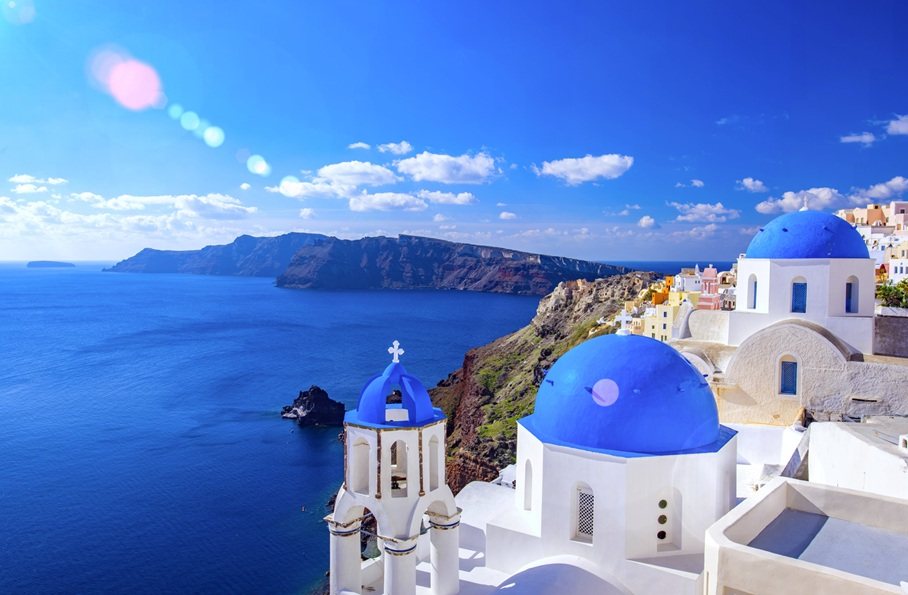
#> input picture PRG_CV/santorini.jpg, 908 x 595 px
$ python Homework2.py
#> lines starting #> are read from the running program, lines starting #| are printed output that depends on the picture; after the words box and inside, x2 and y2 are one past the last pixel; in counts of white or black regions, pixels touching at a corner belong together
'''요구사항 중 4~5번 가로세로 비율 축소, 텍스트 삽입 후
영상 저장유무를 몰라 출력만 하는걸로 설정했습니다.

파일 파일 변환 후 저장하는 코딩까지 할 시,

cv.imwrite('santorini_small_text.jpg',img_small)
cv.imwrite('santorini_small_gray_text.jpg',img_small_gray)

을 활성화합니다.
'''

import cv2 as cv
import sys

image=cv.imread('santorini.jpg')
#> image is the input picture: shape (595, 908, 3); mean B, G, R 207.5, 138.5, 101.4

#파일 찾지 못할 시, 프로그램 종료
if image is None:
    sys.exit("파일을 찾을 수 없어 프로그램을 종료합니다.")
    cv.destroyAllWindows()


#터미널에 데이터 타입, 이미지 크기 띄우기
print("데이터 타입: ", type(image))
#| 데이터 타입:  <class 'numpy.ndarray'>
print("이미지 크기 (세로, 가로, 채널) : ", image.shape)
#| 이미지 크기 (세로, 가로, 채널) :  (595, 908, 3)

#흑백처리
gray=cv.cvtColor(image, cv.COLOR_BGR2GRAY)
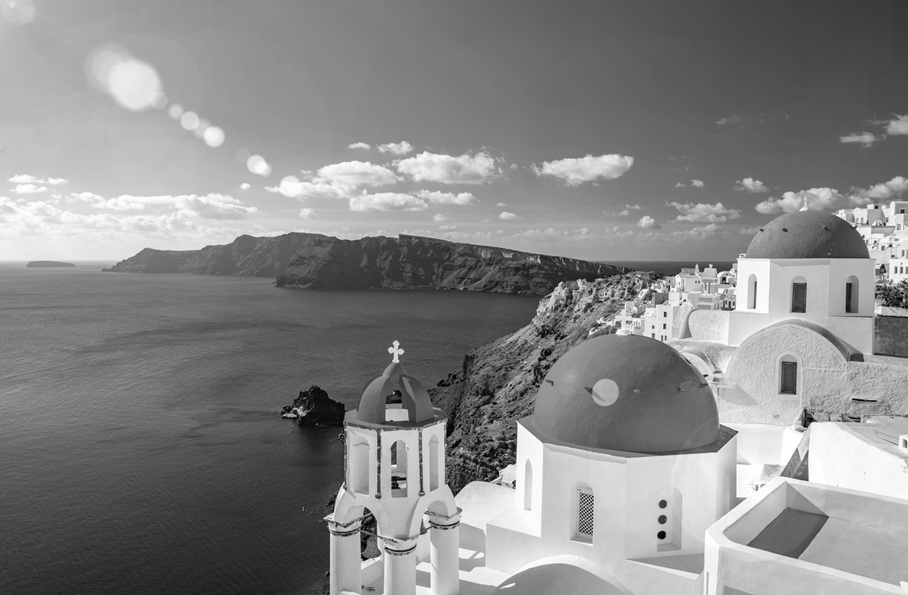
#> gray: shape (595, 908); min 0, max 255, mean 135.3

#크기조정
img_small=cv.resize(image, dsize=(0,0),fx=0.5,fy=0.5)
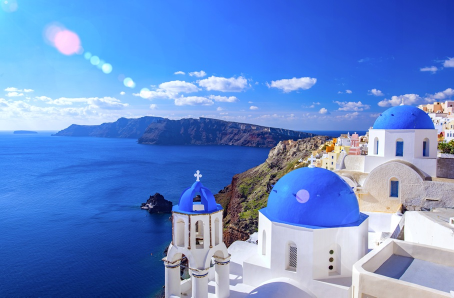
#> img_small: shape (298, 454, 3); mean B, G, R 207.6, 138.6, 101.5
img_small_gray=cv.resize(gray, dsize=(0,0),fx=0.5,fy=0.5)

#retangle 이미지 사각형 출력(보색)
cv.rectangle(img_small, (5, 250), (150, 293), (192, 255, 244), 2)
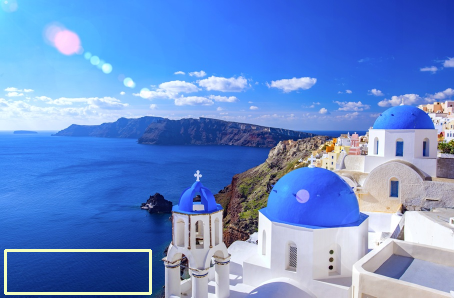
#> img_small: shape (298, 454, 3); 0.83% of pixels changed, all inside (x1, y1, x2, y2) = (4, 249, 152, 295)
cv.rectangle(img_small_gray, (5, 250), (150, 293), (255, 255, 255), 2)
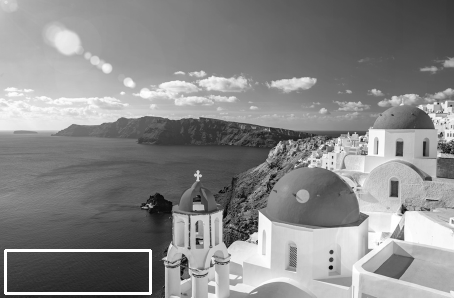
#> img_small_gray: shape (298, 454); min 4, max 255, mean 137

#사진에 텍스트 "2026.03.20"입력(보색)
cv.putText(img_small, "2026.03.20", (15, 280),\
           cv.FONT_HERSHEY_SIMPLEX, 0.7, (192, 255, 244), 2)
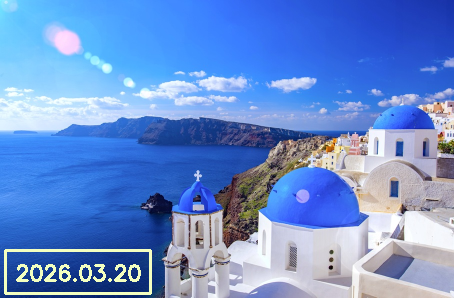
#> img_small: shape (298, 454, 3); 0.73% of pixels changed, all inside (x1, y1, x2, y2) = (16, 264, 141, 282)
cv.putText(img_small_gray, "2026.03.20", (15, 280),\
           cv.FONT_HERSHEY_SIMPLEX, 0.7, (255, 255, 255), 2)
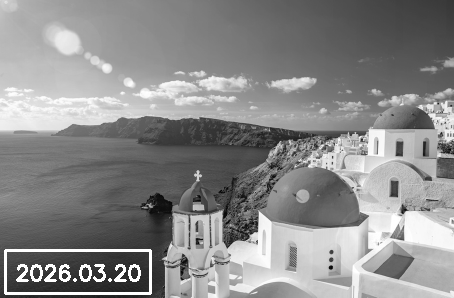
#> img_small_gray: shape (298, 454); 0.73% of pixels changed, all inside (x1, y1, x2, y2) = (16, 264, 141, 282)

#변환 후 출력
cv.imshow('Color image small',img_small)
cv.imshow('Gray image small',img_small_gray)

#변환 후 저장
#cv.imwrite('santorini_small_text.jpg',img_small)
#cv.imwrite('santorini_small_gray_text.jpg',img_small_gray)

cv.waitKey()
cv.destroyAllWindows()

$ run again, with PRG_CV/girl_laughing.jpg copied over PRG_CV/santorini.jpg
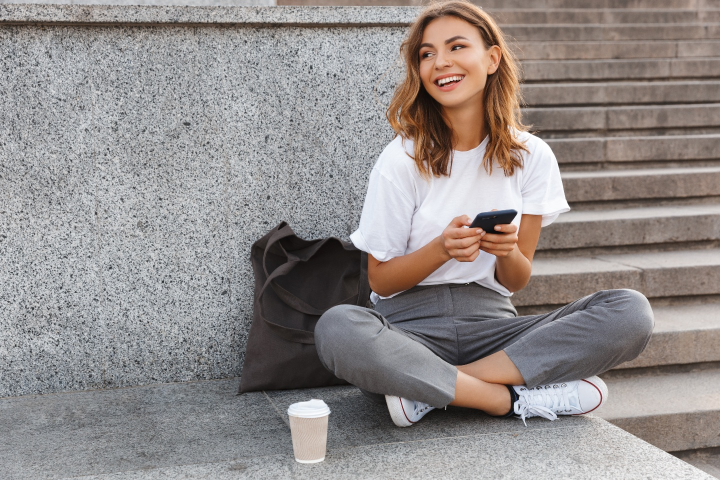
#> input picture PRG_CV/girl_laughing.jpg, 1440 x 960 px (shown at 1/2 size)
#> image is the input picture: shape (960, 1440, 3); mean B, G, R 139.3, 140.7, 146.8
#| 데이터 타입:  <class 'numpy.ndarray'>
#| 이미지 크기 (세로, 가로, 채널) :  (960, 1440, 3)
#> `cv.putText(img_small, "2026.03.20", (15, 280),\ cv.FONT_HERSHEY_SIMPLE..`:
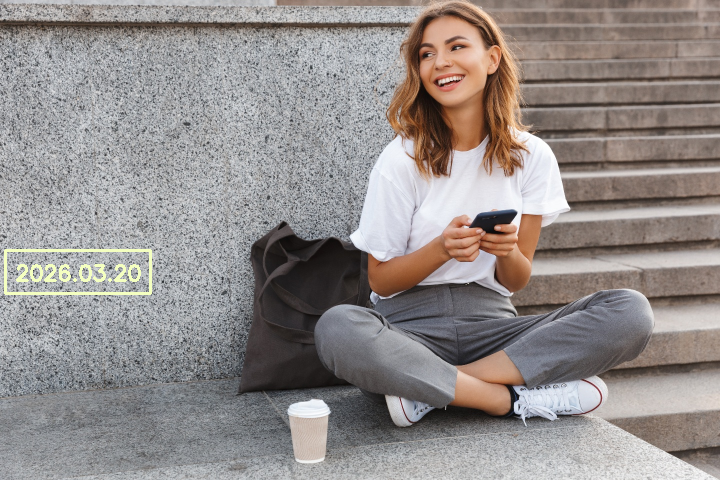
#> img_small: shape (480, 720, 3); mean B, G, R 139.5, 141.3, 147.4
#> `cv.putText(img_small_gray, "2026.03.20", (15, 280),\ cv.FONT_HERSHEY_S..`:
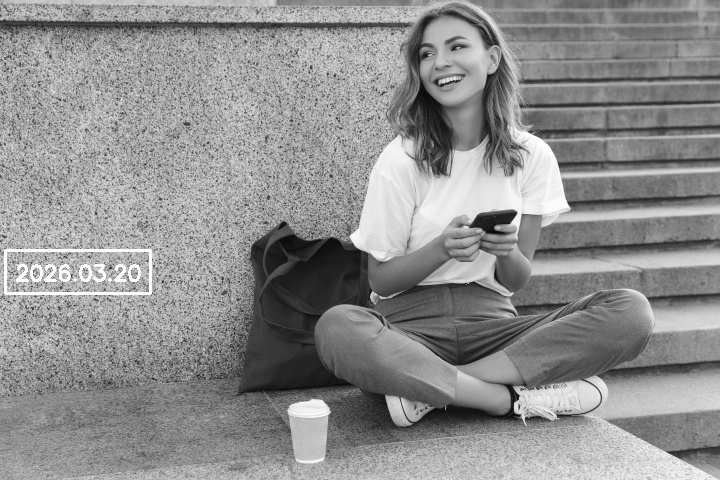
#> img_small_gray: shape (480, 720); min 9, max 255, mean 143

$ run again, with PRG_CV/soccer.jpg copied over PRG_CV/santorini.jpg
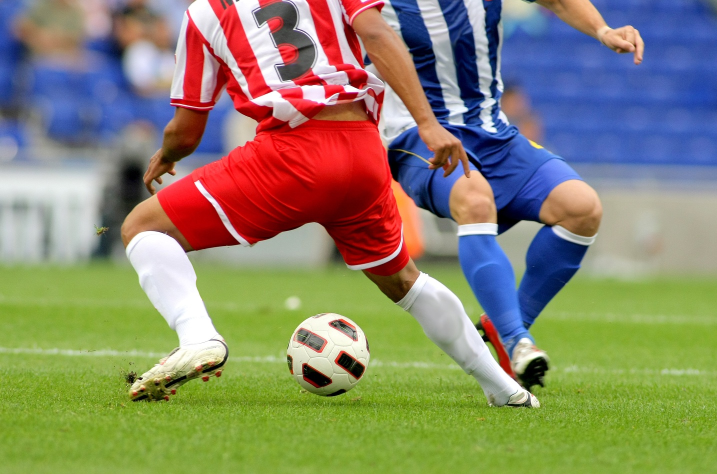
#> input picture PRG_CV/soccer.jpg, 1434 x 948 px (shown at 1/2 size)
#> image is the input picture: shape (948, 1434, 3); mean B, G, R 107.2, 133.3, 136.9
#| 데이터 타입:  <class 'numpy.ndarray'>
#| 이미지 크기 (세로, 가로, 채널) :  (948, 1434, 3)
#> `cv.putText(img_small, "2026.03.20", (15, 280),\ cv.FONT_HERSHEY_SIMPLE..`:
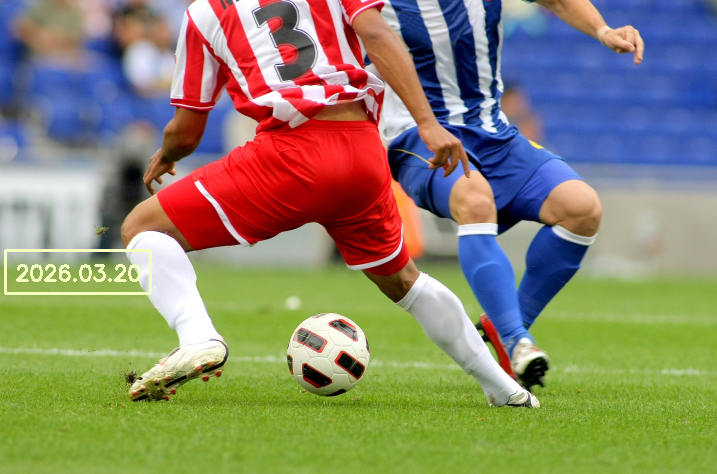
#> img_small: shape (474, 717, 3); mean B, G, R 107.8, 133.9, 137.5
#> `cv.putText(img_small_gray, "2026.03.20", (15, 280),\ cv.FONT_HERSHEY_S..`:
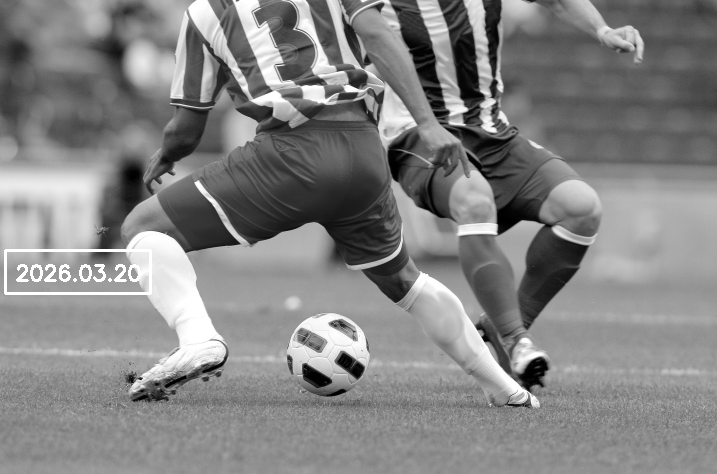
#> img_small_gray: shape (474, 717); min 0, max 255, mean 132.1
